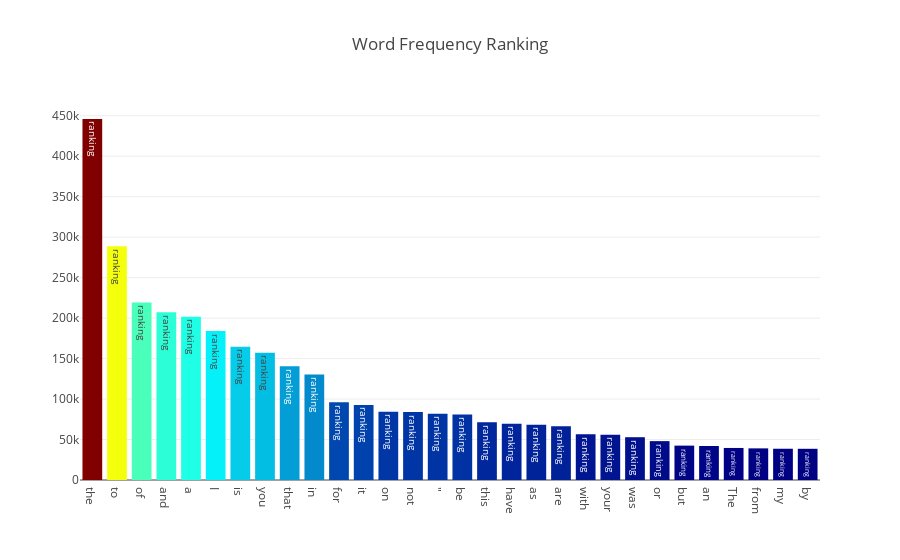

Write notebook code for a chart like this one.
### Markdown cell above
Cümleleri parçaladık ve sayılabilir bir duruma getirdik. En çok kullanılan kelimeleri interaktif Plotly kütüphanesiyle görselleştirelim.

### Code cell
import plotly.offline as py
py.init_notebook_mode(connected=True)
import plotly.graph_objs as go

words = train['comment_text'].str.split(expand=True).unstack().value_counts()
data = [go.Bar(
            x = words.index.values[:30],
            y = words.values[:30],
            marker= dict(colorscale='Jet',
                         color = words.values[:30]),
            text='ranking'
    )]
layout = go.Layout(
    title='Word Frequency Ranking'
)
fig = go.Figure(data=data, layout=layout)
py.iplot(fig, filename='ranking')

### Figure 1 — Plotly figure (JSON) as saved in the notebook; plotly's stock layout.template omitted (floating-point values rounded to 4 significant figures)
{"data": [{"marker": {"color": [445987, 288817, 219334, 207381, 201817, 183930, 164639, 157272, 140545, 130262, 96010, 92651, 84453, 83944, 81755, 80928, 71429, 69414, 68345, 66277, 56471, 55802, 52875, 48019, 42472, 41976, 39578, 39075, 38622, 38562], "colorscale": "Jet"}, "text": "ranking", "type": "bar", "uid": "1ef1e7e0-abb4-11e8-8c54-ff22a94315eb", "x": ["the", "to", "of", "and", "a", "I", "is", "you", "that", "in", "for", "it", "on", "not", "\"", "be", "this", "have", "as", "are", "with", "your", "was", "or", "but", "an", "The", "from", "my", "by"], "y": [445987, 288817, 219334, 207381, 201817, 183930, 164639, 157272, 140545, 130262, 96010, 92651, 84453, 83944, 81755, 80928, 71429, 69414, 68345, 66277, 56471, 55802, 52875, 48019, 42472, 41976, 39578, 39075, 38622, 38562]}], "layout": {"title": "Word Frequency Ranking"}}
